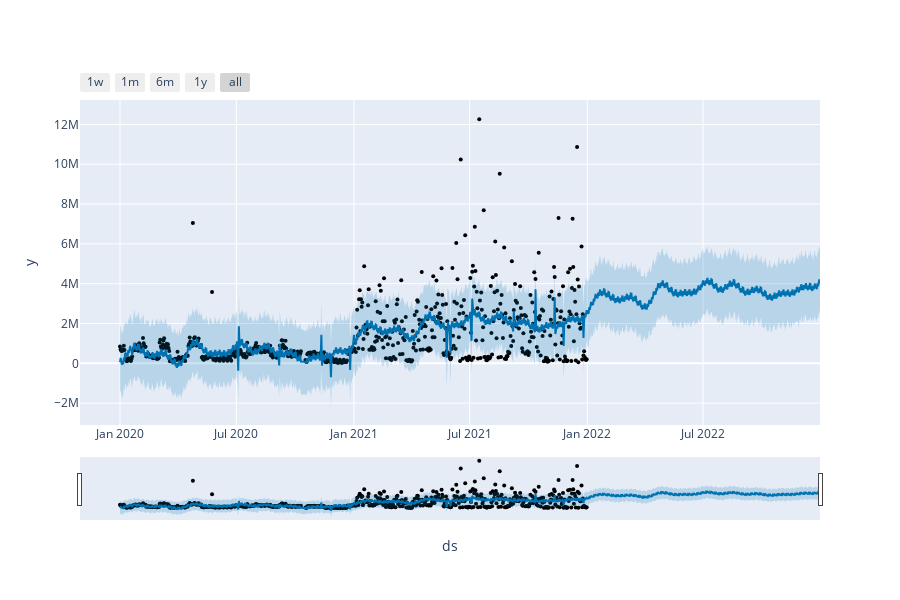

Source (notebook cell):
### Code cell
from prophet.plot import plot_plotly, plot_components_plotly
plot_plotly(m, forecast)

### Figure 1 — Plotly figure (JSON) as saved in the notebook; plotly's stock layout.template omitted (floating-point values rounded to 4 significant figures; data arrays with more than 128 entries replaced by an {"elided": "..."} marker saying what was removed)
{"data": [{"marker": {"color": "black", "size": 4}, "mode": "markers", "name": "Actual", "type": "scatter", "x": {"elided": "724 str values"}, "y": {"elided": "724 float values"}}, {"hoverinfo": "skip", "line": {"width": 0}, "mode": "lines", "type": "scatter", "x": {"elided": "1089 str values"}, "y": {"elided": "1089 float values"}}, {"fill": "tonexty", "fillcolor": "rgba(0, 114, 178, 0.2)", "line": {"color": "#0072B2", "width": 2}, "mode": "lines", "name": "Predicted", "type": "scatter", "x": {"elided": "1089 str values"}, "y": {"elided": "1089 float values"}}, {"fill": "tonexty", "fillcolor": "rgba(0, 114, 178, 0.2)", "hoverinfo": "skip", "line": {"width": 0}, "mode": "lines", "type": "scatter", "x": {"elided": "1089 str values"}, "y": {"elided": "1089 float values"}}], "layout": {"height": 600, "showlegend": false, "width": 900, "xaxis": {"rangeselector": {"buttons": [{"count": 7, "label": "1w", "step": "day", "stepmode": "backward"}, {"count": 1, "label": "1m", "step": "month", "stepmode": "backward"}, {"count": 6, "label": "6m", "step": "month", "stepmode": "backward"}, {"count": 1, "label": "1y", "step": "year", "stepmode": "backward"}, {"step": "all"}]}, "rangeslider": {"visible": true}, "title": {"text": "ds"}, "type": "date"}, "yaxis": {"title": {"text": "y"}}}}
